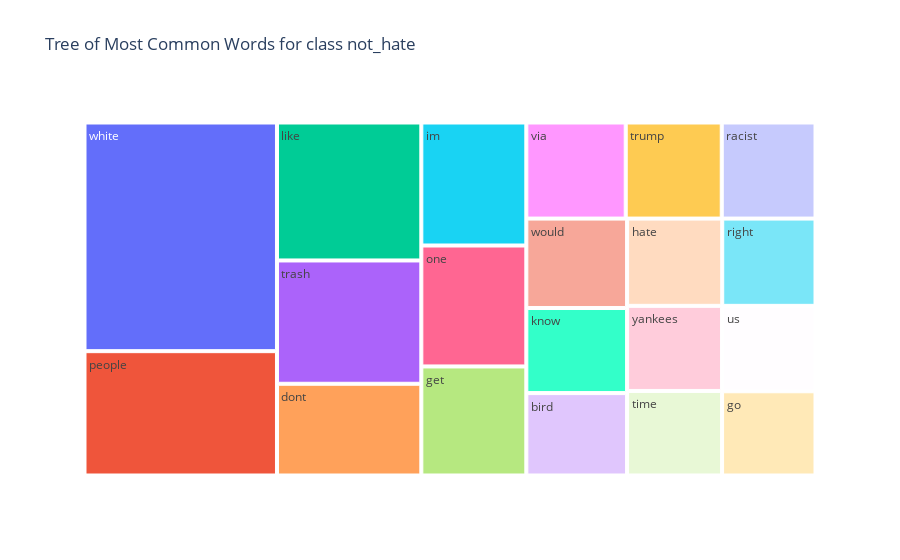

Notebook cell for this chart:
### Code cell
fig = px.treemap(temp_not_hate, path=['Common_words'], values='count',title='Tree of Most Common Words for class not_hate')
fig.show()

### Figure 1 — Plotly figure (JSON) as saved in the notebook; plotly's stock layout.template omitted (floating-point values rounded to 4 significant figures)
{"data": [{"branchvalues": "total", "domain": {"x": [0, 1], "y": [0, 1]}, "hovertemplate": "labels=%{label}<br>count=%{value}<br>parent=%{parent}<br>id=%{id}<extra></extra>", "ids": ["bird", "dont", "get", "go", "hate", "im", "know", "like", "one", "people", "racist", "right", "time", "trash", "trump", "us", "via", "white", "would", "yankees"], "labels": ["bird", "dont", "get", "go", "hate", "im", "know", "like", "one", "people", "racist", "right", "time", "trash", "trump", "us", "via", "white", "would", "yankees"], "name": "", "parents": ["", "", "", "", "", "", "", "", "", "", "", "", "", "", "", "", "", "", "", ""], "type": "treemap", "values": [153, 244, 211, 145, 153, 238, 158, 367, 234, 441, 166, 150, 148, 328, 170, 147, 176, 811, 166, 149]}], "layout": {"legend": {"tracegroupgap": 0}, "title": {"text": "Tree of Most Common Words for class not_hate"}}}
